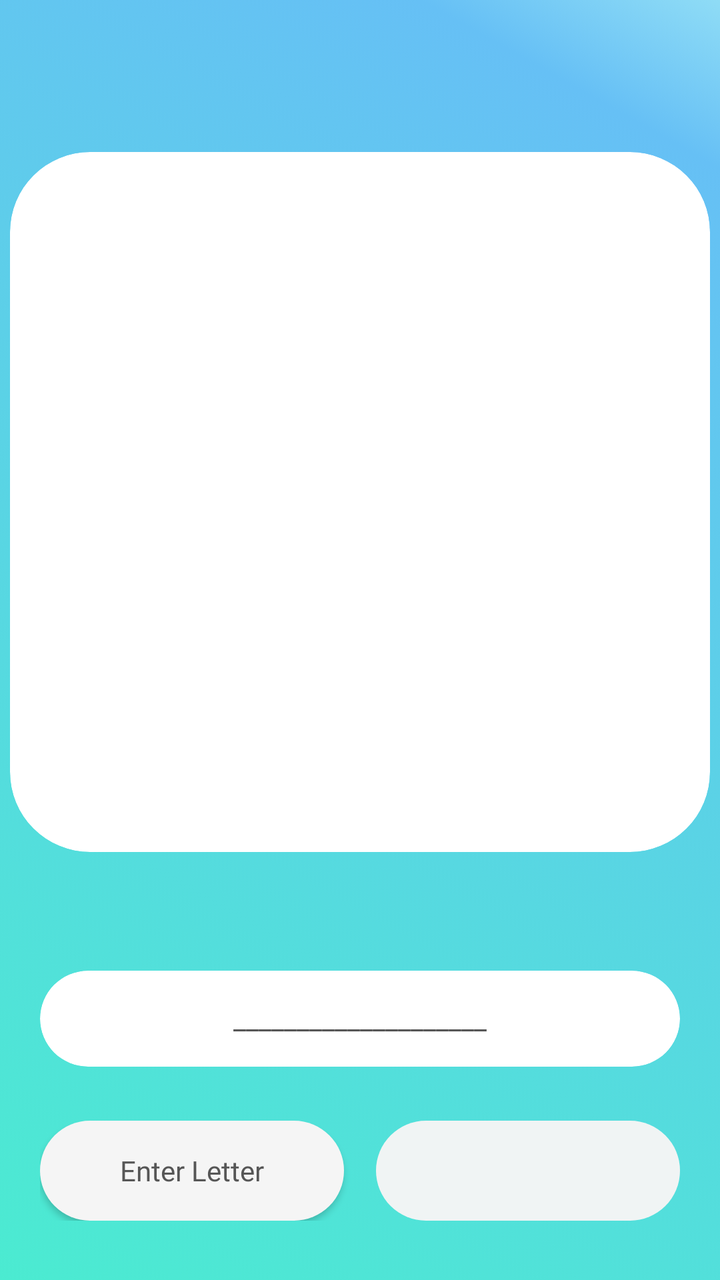
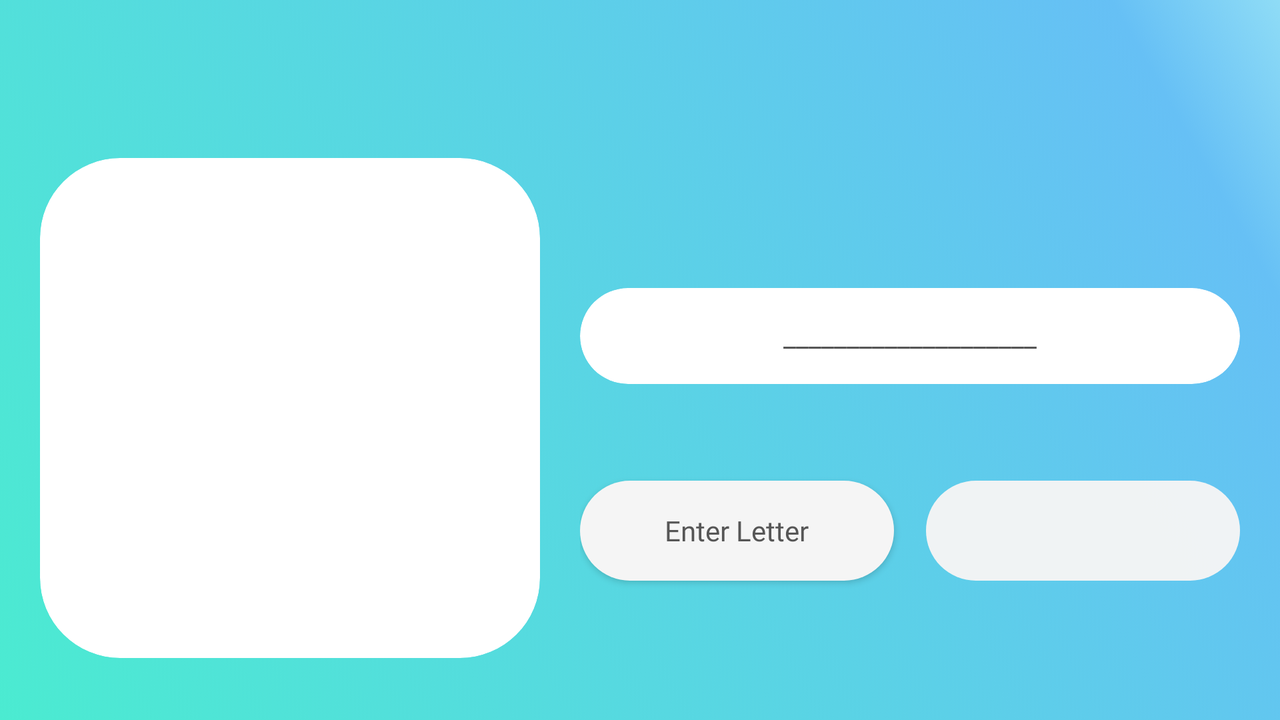

Two renders of one Android screen. The first uses the default layout on a phone; the second uses the alternative layout the repository ships for a different screen configuration, on a matching device. The two XML files are below.
<!-- AndroidManifest.xml: application theme Theme.CarQuizMobileGame -->
<!-- res/layout/activity_hints.xml -->
<?xml version="1.0" encoding="utf-8"?>
<androidx.constraintlayout.widget.ConstraintLayout
    xmlns:android="http://schemas.android.com/apk/res/android"
    xmlns:tools="http://schemas.android.com/tools"
    xmlns:app="http://schemas.android.com/apk/res-auto"
    android:layout_width="match_parent"
    android:layout_height="match_parent"
    android:background="@drawable/gradient_background"
    tools:context=".Hints">

    <androidx.constraintlayout.widget.ConstraintLayout
        android:layout_width="match_parent"
        android:layout_height="wrap_content"
        android:layout_marginStart="20dp"
        android:layout_marginLeft="20dp"
        android:layout_marginEnd="20dp"
        android:layout_marginRight="20dp"
        android:layout_marginBottom="10dp"
        app:layout_constraintBottom_toBottomOf="parent"
        app:layout_constraintEnd_toEndOf="parent"
        app:layout_constraintHorizontal_bias="0.0"
        app:layout_constraintStart_toStartOf="parent"
        app:layout_constraintTop_toBottomOf="@+id/cardView"
        app:layout_constraintVertical_bias="0.752">

        <EditText
            android:id="@+id/hints_edit_text"
            android:layout_width="0dp"
            android:layout_height="50dp"
            android:layout_marginStart="8dp"
            android:layout_marginLeft="8dp"
            android:layout_marginTop="27dp"
            android:autofillHints="Guessed Letter"
            android:background="@drawable/toast_background"
            android:descendantFocusability="afterDescendants"
            android:gravity="center"
            android:maxLength="1"
            android:paddingLeft="80dp"
            android:paddingRight="80dp"
            android:textColor="@color/black"
            android:textSize="14sp"
            app:layout_constraintBottom_toBottomOf="parent"
            app:layout_constraintEnd_toEndOf="@+id/cardView2"
            app:layout_constraintStart_toEndOf="@+id/identify_button"
            app:layout_constraintTop_toBottomOf="@+id/cardView2"
            app:layout_constraintVertical_bias="0.167" />

        <androidx.cardview.widget.CardView
            android:id="@+id/cardView2"
            style="@style/CarImageCard"
            android:layout_width="0dp"
            android:layout_height="48dp"
            app:layout_constraintEnd_toEndOf="parent"
            app:layout_constraintStart_toStartOf="parent"
            app:layout_constraintTop_toTopOf="parent">

            <TextView
                android:id="@+id/hints_text_view"
                android:layout_width="wrap_content"
                android:layout_height="wrap_content"
                android:layout_gravity="center"
                android:text="____________________"
                tools:layout_editor_absoluteX="140dp"
                tools:layout_editor_absoluteY="484dp" />
        </androidx.cardview.widget.CardView>

        <Button
            android:id="@+id/identify_button"
            style="@style/IdentifyButton"
            android:layout_width="0dp"
            android:layout_height="50dp"
            android:layout_marginTop="27dp"
            android:layout_marginEnd="8dp"
            android:layout_marginRight="8dp"
            android:onClick="checkGuessedLetter"
            android:text="Enter Letter"
            app:layout_constraintBottom_toBottomOf="parent"
            app:layout_constraintEnd_toStartOf="@+id/hints_edit_text"
            app:layout_constraintStart_toStartOf="@+id/cardView2"
            app:layout_constraintTop_toBottomOf="@+id/cardView2"
            app:layout_constraintVertical_bias="0.167" />
    </androidx.constraintlayout.widget.ConstraintLayout>

    <androidx.appcompat.widget.Toolbar
        android:id="@+id/toolbar"
        android:layout_width="match_parent"
        android:layout_height="wrap_content"
        android:background="@null"
        android:minHeight="?attr/actionBarSize"
        app:layout_constraintEnd_toEndOf="parent"
        app:layout_constraintStart_toStartOf="parent"
        app:layout_constraintTop_toTopOf="parent"
        app:titleTextColor="@android:color/white" />

    <androidx.cardview.widget.CardView
        android:id="@+id/cardView"
        style="@style/CarImageCard"
        android:layout_marginTop="20dp"
        app:layout_constraintEnd_toEndOf="parent"
        app:layout_constraintStart_toStartOf="parent"
        app:layout_constraintTop_toBottomOf="@+id/toolbar">

        <ImageView
            android:id="@+id/random_car_image"
            style="CarImageView"
            android:scaleType="centerCrop"
            android:layout_width="wrap_content"
            android:layout_height="wrap_content" />
    </androidx.cardview.widget.CardView>


</androidx.constraintlayout.widget.ConstraintLayout>
<!-- resources referenced by this layout -->
<resources>
  <color name="black">#565656</color>
  <!-- drawable gradient_background (drawable) -->
  <?xml version="1.0" encoding="utf-8"?>
  <selector xmlns:android="http://schemas.android.com/apk/res/android" >
      <item>
          <shape>
              <gradient
                  android:angle="45"
                  android:centerColor="#66C0F5"
                  android:centerX="90%"
                  android:endColor="#8FDCF6"
                  android:startColor="#4BEBD1"
                  android:type="linear" />
          </shape>
      </item>
  </selector>
  <!-- drawable toast_background (drawable) -->
  <shape
      xmlns:android="http://schemas.android.com/apk/res/android"
      android:shape="rectangle"   >
  
      <solid
          android:color="#F7f5f5f5" >
      </solid>
  
      <padding
          android:left="5dp"
          android:top="5dp"
          android:right="5dp"
          android:bottom="5dp"    >
      </padding>
  
      <corners
          android:radius="30dp"   >
      </corners>
  
  </shape>
  <style name="CarImageCard">
          <item name="android:layout_width">350dp</item>
          <item name="android:layout_height">350dp</item>
          <item name="android:layout_marginBottom">68dp</item>
          <item name="cardCornerRadius">40dp</item>
          <item name="cardElevation">0dp</item>
          <item name="color">@color/white</item>
      </style>
  <style name="IdentifyButton">
          <item name="android:layout_width">wrap_content</item>
          <item name="android:layout_height">wrap_content</item>
          <item name="android:background">@drawable/home_page_button</item>
          <item name="android:textAllCaps">false</item>
          <item name="android:text">Identify</item>
          <item name="android:textColor">#565656</item>
      </style>
  <style name="Theme.CarQuizMobileGame" parent="Theme.AppCompat.Light.NoActionBar">
          
          <item name="fontFamily">@font/poppins_semibold</item>
          <item name="android:textColor">@color/black</item>
          <item name="colorPrimary">@color/cyan</item>
          <item name="colorPrimaryVariant">@color/cyan</item>
          <item name="colorOnPrimary">@color/white</item>
          
          <item name="colorSecondary">@color/teal_200</item>
          <item name="colorSecondaryVariant">@color/teal_700</item>
          <item name="colorOnSecondary">@color/black</item>
          
          <item name="android:statusBarColor" tools:targetApi="l">?attr/colorPrimaryVariant</item>
          
      </style>
  <color name="white">#F5F5F5</color>
  <!-- drawable home_page_button (drawable) -->
  <?xml version="1.0" encoding="utf-8"?>
  <selector xmlns:android="http://schemas.android.com/apk/res/android" >
      <item >
          <shape android:shape="rectangle"  >
              <corners android:radius="40dip" />
              <solid android:color="#F5F5F5" />
          </shape>
      </item>
  </selector>
  <color name="cyan">#50E4CE</color>
  <color name="teal_200">#FF03DAC5</color>
  <color name="teal_700">#FF018786</color>
</resources>
<!-- res/layout-land/activity_hints.xml (the repository's variant of the layout above) -->
<!-- drawn on the phone turned sideways -->
<?xml version="1.0" encoding="utf-8"?>
<androidx.constraintlayout.widget.ConstraintLayout
    xmlns:android="http://schemas.android.com/apk/res/android"
    xmlns:tools="http://schemas.android.com/tools"
    xmlns:app="http://schemas.android.com/apk/res-auto"
    android:layout_width="match_parent"
    android:layout_height="match_parent"
    android:background="@drawable/gradient_background"
    tools:context=".Hints">

    <androidx.appcompat.widget.Toolbar
        android:id="@+id/toolbar"
        android:layout_width="match_parent"
        android:layout_height="wrap_content"
        android:background="@null"
        android:minHeight="?attr/actionBarSize"
        app:layout_constraintEnd_toEndOf="parent"
        app:layout_constraintStart_toStartOf="parent"
        app:layout_constraintTop_toTopOf="parent"
        app:titleTextColor="@android:color/white" />


    <androidx.cardview.widget.CardView
        android:id="@+id/cardView"
        style="@style/CarImageCard"
        android:layout_width="250dp"
        android:layout_height="250dp"
        android:layout_marginStart="20dp"
        android:layout_marginLeft="20dp"
        android:layout_marginTop="155dp"
        android:layout_marginBottom="155dp"
        app:layout_constraintBottom_toBottomOf="parent"
        app:layout_constraintStart_toStartOf="parent"
        app:layout_constraintTop_toBottomOf="@+id/toolbar">

        <ImageView
            android:id="@+id/random_car_image"
            style="CarImageView"
            android:layout_width="wrap_content"
            android:layout_height="wrap_content"
            android:scaleType="centerCrop" />
    </androidx.cardview.widget.CardView>

    <androidx.constraintlayout.widget.ConstraintLayout
        android:layout_width="0dp"
        android:layout_height="390dp"
        android:layout_marginStart="20dp"
        android:layout_marginLeft="20dp"
        android:layout_marginTop="71dp"
        android:layout_marginEnd="20dp"
        android:layout_marginRight="20dp"
        android:layout_marginBottom="75dp"
        app:layout_constraintBottom_toBottomOf="parent"
        app:layout_constraintEnd_toEndOf="parent"
        app:layout_constraintHorizontal_bias="1.0"
        app:layout_constraintStart_toEndOf="@+id/cardView"
        app:layout_constraintTop_toBottomOf="@+id/toolbar">

        <EditText
            android:id="@+id/hints_edit_text"
            android:layout_width="0dp"
            android:layout_height="50dp"
            android:layout_marginStart="8dp"
            android:layout_marginLeft="8dp"
            android:layout_marginTop="27dp"
            android:autofillHints="Guessed Letter"
            android:background="@drawable/toast_background"
            android:descendantFocusability="afterDescendants"
            android:gravity="center"
            android:maxLength="1"
            android:paddingLeft="80dp"
            android:paddingRight="80dp"
            android:textColor="@color/black"
            android:textSize="14sp"
            app:layout_constraintBottom_toBottomOf="parent"
            app:layout_constraintEnd_toEndOf="@+id/cardView2"
            app:layout_constraintStart_toEndOf="@+id/identify_button"
            app:layout_constraintTop_toBottomOf="@+id/cardView2"
            app:layout_constraintVertical_bias="0.167" />

        <androidx.cardview.widget.CardView
            android:id="@+id/cardView2"
            style="@style/CarImageCard"
            android:layout_width="0dp"
            android:layout_height="48dp"
            app:layout_constraintBottom_toBottomOf="parent"
            app:layout_constraintEnd_toEndOf="parent"
            app:layout_constraintStart_toStartOf="parent"
            app:layout_constraintTop_toTopOf="parent">

            <TextView
                android:id="@+id/hints_text_view"
                android:layout_width="wrap_content"
                android:layout_height="wrap_content"
                android:layout_gravity="center"
                android:text="____________________"
                tools:layout_editor_absoluteX="140dp"
                tools:layout_editor_absoluteY="484dp" />
        </androidx.cardview.widget.CardView>

        <Button
            android:id="@+id/identify_button"
            style="@style/IdentifyButton"
            android:layout_width="0dp"
            android:layout_height="50dp"
            android:layout_marginTop="27dp"
            android:layout_marginEnd="8dp"
            android:layout_marginRight="8dp"
            android:onClick="checkGuessedLetter"
            android:text="Enter Letter"
            app:layout_constraintBottom_toBottomOf="parent"
            app:layout_constraintEnd_toStartOf="@+id/hints_edit_text"
            app:layout_constraintStart_toStartOf="@+id/cardView2"
            app:layout_constraintTop_toBottomOf="@+id/cardView2"
            app:layout_constraintVertical_bias="0.167" />
    </androidx.constraintlayout.widget.ConstraintLayout>

    \


</androidx.constraintlayout.widget.ConstraintLayout>
